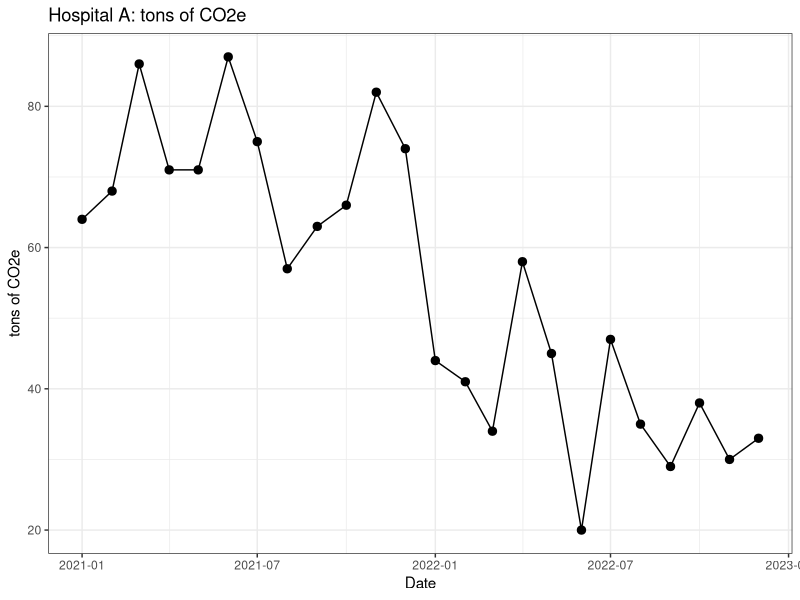
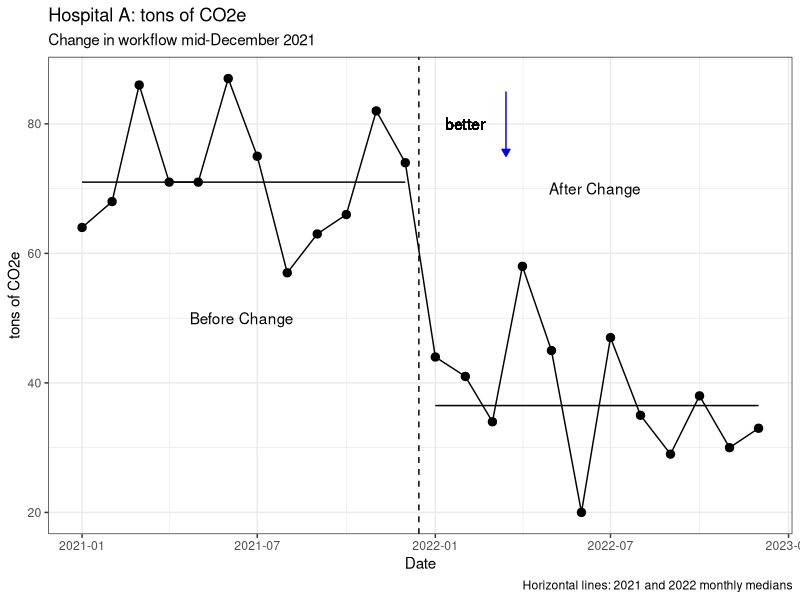
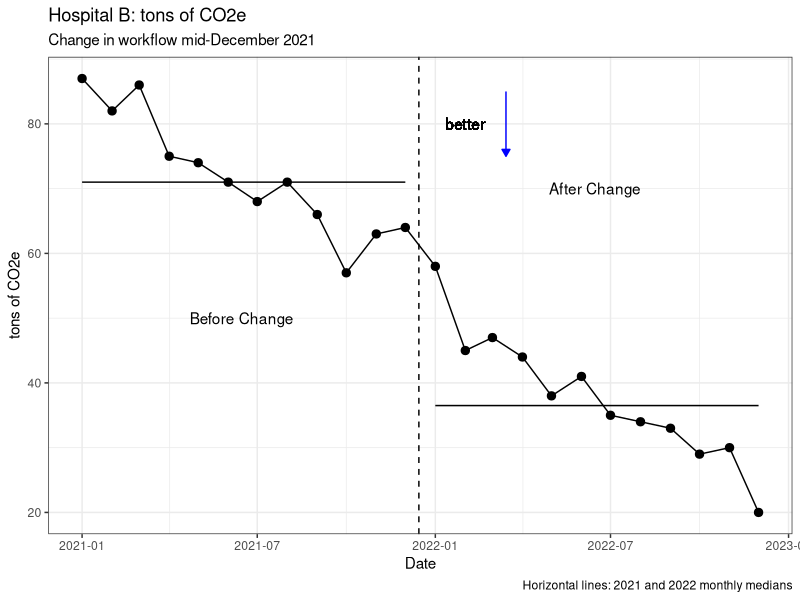
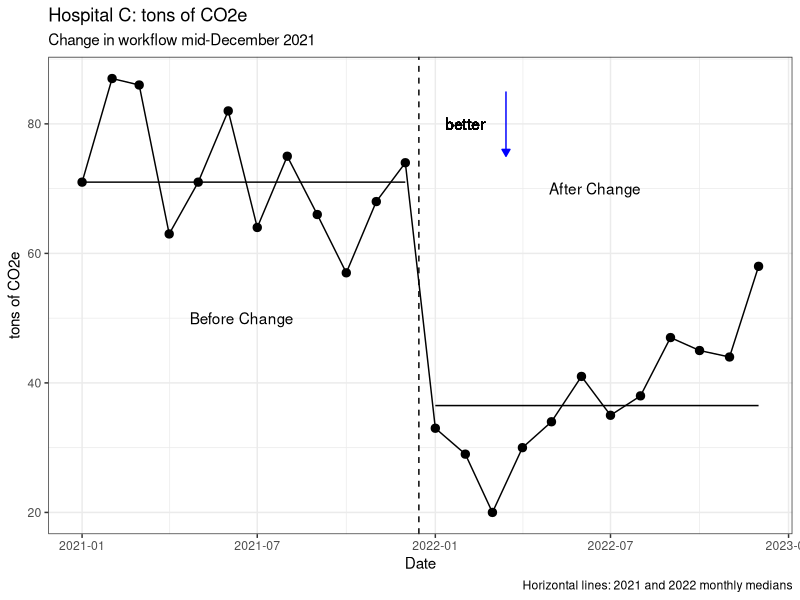
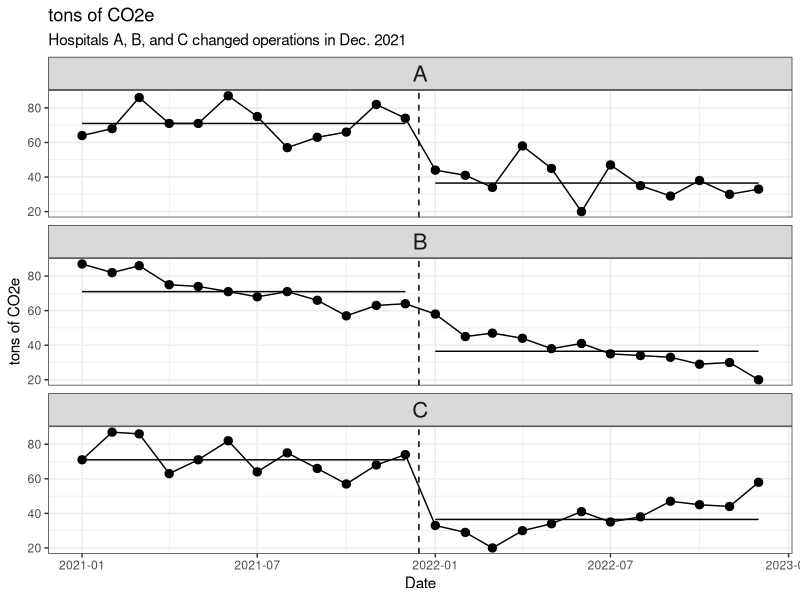

Write R code to recreate these figures, in order.
## ---- chunk 1
knitr::opts_chunk$set(echo = FALSE)
library(tidyverse)
library(patchwork)


good_direction_up <- FALSE

text_y_coord_up <- c(70,50)

text_y_coord_down <- c(50,70)

if(good_direction_up) {
  
  text_y_coord <- text_y_coord_up
  
} else {
  
  text_y_coord <- text_y_coord_down 
}


unit_name <- "Hospital"

caption_main_table <- "Yearly Summary Report:  MT CO2e impact, three hospitals"

measure_description <- "tons of CO2e"

measure_label <- measure_description

y_var_name <- measure_description

## ---- chunk 2

set.seed(123)
y2 <- round(rnorm(n = 12, mean = 70, sd = 10),0)
y1 <- round(rnorm(n = 12, mean = 30, sd = 10),0) + 10

make_perla_df <- function(y1,y2, good_direction = good_direction_up){
      
  if(good_direction){
      y <- c(y1,y2)
      
      median_y1 <- c(rep(median(y1),12), rep(NA, 12))
      
      median_y2 <- c(rep(NA, 12), rep(median(y2), 12))
      
  } else {
      y <- c(y2,y1)
      
      median_y1 <- c(rep(median(y2),12), rep(NA, 12))
      
      median_y2 <- c(rep(NA, 12), rep(median(y1), 12))
  }   
      
      
      epoch <- c(rep_len("Before", length.out = 12), rep_len("After", length.out = 12))
      
      xA <- seq.Date(from = as.Date("2021-01-01"), length.out = 24, by = "month")
      
      df_perla <- cbind.data.frame(Date = xA, y = y,epoch = epoch, 
                                   median1 = median_y1,
                                   median2 = median_y2)

      t_test_out <- t.test(y1, y2, var.equal=TRUE)
      
      list_out <- list(df=df_perla, t_test = t_test_out)
}





#`DM pts seen by Dental`
# this function uses a data frame that has the structure created
# by the function make_perla_df
p_perla <- function(df, 
                    unit, 
                    enhanced = TRUE, 
                    measure_label0 = measure_label, 
                    good_direction = good_direction_up,
                    text_y_coord0 = text_y_coord) {
  p1 <- ggplot(data = df, aes(x = Date, y = y)) +
    theme_bw()+
    geom_point(size = rel(2.5))+
    geom_line()
  
  if(enhanced) {
    p1 <- p1 + labs(title = paste0(unit_name, " ", unit,": ", measure_label0),
         subtitle = "Change in workflow mid-December 2021",
         caption = "Horizontal lines: 2021 and 2022 monthly medians",
         y = y_var_name) +
    geom_vline(xintercept = as.Date("2021-12-15"), linetype = "dashed")+
    annotate("text", x = c(as.Date("2021-06-15"),as.Date("2022-06-15")),
             y = text_y_coord0, label = c("Before Change", "After Change"))
    
    p1.1 <- p1 + geom_line(data = df, aes(x = Date, y = median1))
  
    p_out <- p1.1 + geom_line(data = df, aes(x = Date, y = median2)) 

      # annotate("segment",x = x_arrow, xend = x_arrow, y = 3, yend = 3.3) +
   if(good_direction) {
    p_out <- p_out + annotate("segment",
        x = as.Date("2021-03-15"), xend = as.Date("2021-03-15"), y = 75, yend = 85,
        colour = "blue", arrow = arrow(type = "closed", length = unit(.2, "cm"))) +  
      geom_text(label = "better", x = as.Date("2021-02-01"), y = 80) 
   } else {
      p_out <- p_out + annotate("segment",
        x = as.Date("2022-03-15"), xend = as.Date("2022-03-15"), y = 85, yend = 75,
        colour = "blue", arrow = arrow(type = "closed", length = unit(.2, "cm"))) +
        geom_text(label = "better", x = as.Date("2022-02-01"), y = 80)
    }
    
  } else {
    p_out <- p1 + labs(title = paste0(unit_name, " ", unit,": ", measure_label), y = y_var_name)
  }
  
  return(p_out)
  
}



#Make Case 2:  no effect of change

y1_sort <- sort(y1)

y1_resort <- y1_sort[c(1,3,2,4,5,6,8,7,9,11,10,12)]

y1_resort_rev <- rev(y1_resort)

y2_sort <- sort(y2)

y2_resort <- y2_sort[c(3,2,1,4,6,5,7,8,9,11,10,12)]

y2_resort_rev <- rev(y2_resort)



#Case 3 Decay
y1_new <- sample(y1, 12)
y1_new <- sample(y1_new,12)
y1_new <- sample(y1_new,12)

y2_new <- sample(y2, 12)

y2_decay <- y2[c(7,11,6,3,12,4,2,5,1,9,10,8)]

y1_new_decay <- y1_new[c(12,1,5,8,9,2,3,4,11,10,6,7)]



#case 1 logic handled by make_perla function
case1 <- make_perla_df(y1= y1, y2 = y2)

if(good_direction_up) {
 
  case2 <- make_perla_df(y1= y1_resort, y2 = y2_resort)
  
  case3 <- make_perla_df(y1 = y1_new, y2 = y2_decay)
  
} else {
  case2 <- make_perla_df(y1= y1_resort_rev, y2 = y2_resort_rev)
  
  case3 <- make_perla_df(y1 = y1_new_decay, y2 = y2_new)
  
}

p11 <- p_perla(df = case1$df, unit = "A")

p21 <- p_perla(df = case2$df, unit = "B")

p31 <- p_perla(df = case3$df, unit = "C")
## ---- chunk 3

mean1 <- round(mean(y1),1)

mean2 <- round(mean(y2),1)

median1 <- median(y1)

median2 <- median(y2)

if(good_direction_up) {

  table1 <- data.frame(Year = c("2021", "2022"), Total = 12*c(mean1, mean2), `Monthly Average` = c(mean1, mean2),
                       `Monthly Median` = c(median1, median2))
} else {
  table1 <- data.frame(Year = c("2021", "2022"), Total = 12*c(mean2, mean1), `Monthly Average` = c(mean2, mean1),
                       `Monthly Median` = c(median2, median1))
}

#Make table repeated:  A    B      C
health_center <- c(rep.int("A",2), rep.int("B",2), rep.int("C",2))

table2 <- rbind.data.frame(table1, table1, table1) %>% 
            bind_cols(health_center) 

names(table2)[5] <- unit_name

table2 <- table2 %>% relocate(!!unit_name)
            

knitr::kable(table2, caption = caption_main_table, col.names = c(unit_name, "Year","Total", "Monthly Average", "Monthly Median"))

## ---- chunk 4

p0 <- p_perla(df = case1$df, unit = "A", enhanced = FALSE)

p0

## ---- chunk 5

p11

## ---- chunk 6

p21

## ---- chunk 7

p31




## ---- chunk 8
#pivot longer and then facet graph to make it look like Shiny

df1 <- bind_rows(case1$df,case2$df,case3$df, .id = unit_name) 

df1[,1] <- gsub("1", "A", df1[,1])
df1[,1] <- gsub("2", "B", df1[,1])
df1[,1] <- gsub("3", "C", df1[,1])

unit_name0 <- dplyr::sym(unit_name)

p_stack <- ggplot(data = df1, aes(x = Date, y = y))+  
              theme_bw()+
              geom_point(size = rel(2.5))+
              geom_line()+
              facet_wrap(unit_name0, ncol = 1)+
              geom_vline(xintercept = as.Date("2021-12-15"), linetype = "dashed") +
            labs(title = measure_label,
                 subtitle = paste0(unit_name,"s A, B, and C changed operations in Dec. 2021"))
    
#annotate("text", x = c(as.Date("2021-06-15"),as.Date("2022-06-15")),
             #y = c(70,50), label = c("Before Change", "After Change")) 


  p_stack1 <- p_stack + geom_line(data = df1, aes(x = Date, y = median1))
  
  p_stack2 <- p_stack1 + geom_line(data = df1, aes(x = Date, y = median2)) +   theme(strip.text.x = element_text(size = 16)) + labs(y = y_var_name)
  
  if(good_direction_up){
  
     p_out <- p_stack2 +
    
      geom_text(label = "better", x = as.Date("2021-02-01"), y = 80) +

      # annotate("segment",x = x_arrow, xend = x_arrow, y = 3, yend = 3.3) +

      annotate("segment",
        x = as.Date("2021-03-15"), xend = as.Date("2021-03-15"), y = 75, yend = 85,
        colour = "blue", arrow = arrow(type = "closed", length = unit(.2, "cm"))
      )
  } else {
   p_out <- p_stack2 +
    
      annotate("segment",
        x = as.Date("2022-03-15"), xend = as.Date("2022-03-15"), y = 85, yend = 75,
        colour = "blue", arrow = arrow(type = "closed", length = unit(.2, "cm")) +
        geom_text(label = "better", x = as.Date("2022-02-01"), y = 80)
      )
  }
  
p_out
